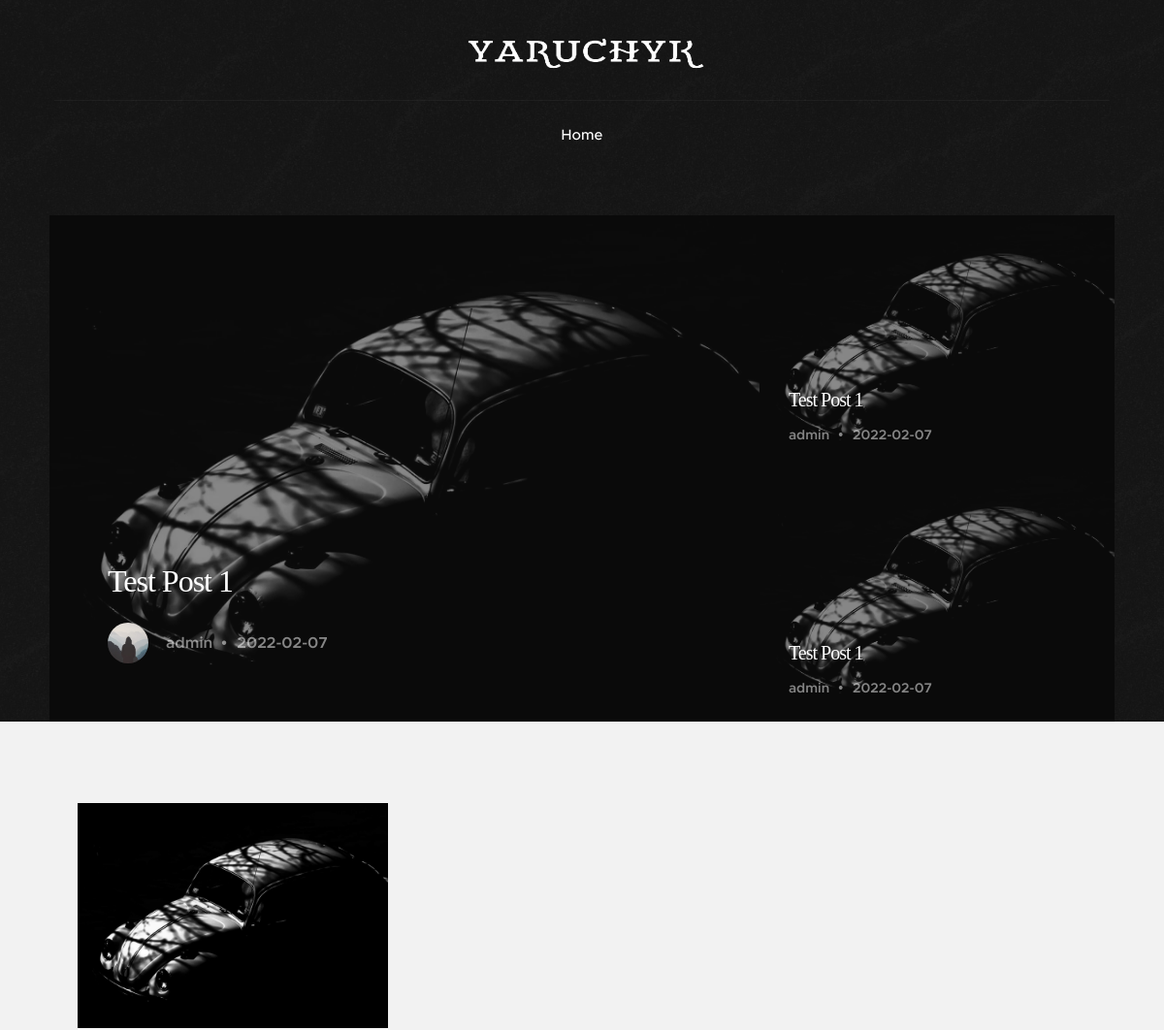
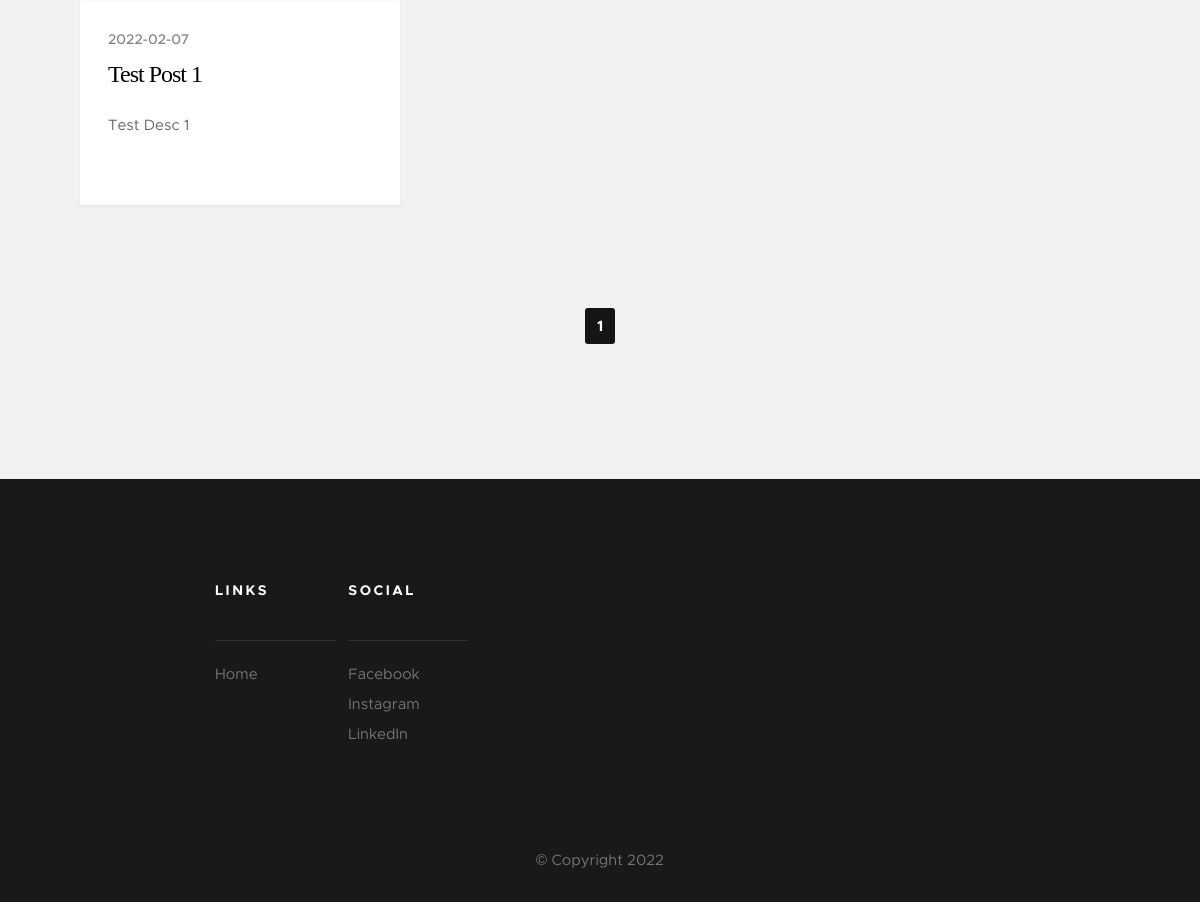
The page /home on the database its author committed (2 pictures, top to bottom).
### flaskblog/models.py (models this page shows, shortened)
class Post(db.Model):
    id = db.Column(db.Integer, primary_key=True)
    title = db.Column(db.String(100), nullable=False)
    date_posted = db.Column(db.DateTime, nullable=False, default=datetime.utcnow)
    description = db.Column(db.Text, nullable=False)
    content = db.Column(db.Text, nullable=False)
    image_file = db.Column(db.String(20), nullable=False, default='default.jpg')
    user_id = db.Column(db.Integer, db.ForeignKey('user.id'), nullable=False)

class User(db.Model, UserMixin):
    id = db.Column(db.Integer, primary_key=True)
    username = db.Column(db.String(20), unique=True, nullable=False)
    email = db.Column(db.String(120), unique=True, nullable=False)
    image_file = db.Column(db.String(20), nullable=False, default='default.jpg')
    password = db.Column(db.String(60), nullable=False)
    posts = db.relationship('Post', backref='author', lazy=True)

### flaskblog/main/routes.py (the view)
@main.route("/")
@main.route("/home")
def home():
    page = request.args.get('page', 1, type=int)
    posts = Post.query.order_by(Post.date_posted.desc()).paginate(page=page, per_page=20)
    if not posts.items:
        return render_template('errors/create_admin.html')
    return render_template('home.html', posts=posts, home_page=True)

### flaskblog/templates/home.html (shortened to what this page needs)
{% extends "layout.html" %}
    {% block home_baners%}
        {%if posts.page == 1%}
            <div class="pageheader-content row">
            <div class="col-full">
                <div class="featured">
                    {%set count = namespace(value=0) %}
                    {%set list_len = posts.items|length-1 %}
                    {%for i in range(2)%}
                        {%if i == 0%}
                            {%set size = 'big'%}
                            {%set loop_number = 1%}
                        {%else%}
                            {%set size = 'small'%}
                            {%set loop_number = 2%}
                        {%endif%}
                            <div class="featured__column featured__column--{{size}}">
                                {%for j in range(loop_number)%}
                                    {%set k = count.value%}
                                    <div class="entry" style="background-image:url({{ url_for('static', filename='post_pics/' + posts.items[k].image_file)}});">
                                        <div class="entry__content">
                                            <h1><a href="{{ url_for('posts.post', post_id=posts.items[k].id) }}" title="">{{posts.items[k].title}}</a></h1>
                                            <div class="entry__info">
                                                <a href="#0" class="entry__profile-pic">
                                                    <img class="avatar" src="{{ url_for('static', filename='profile_pics/' + posts.items[k].author.image_file)}}" alt="">
                                                </a>
                                                <ul class="entry__meta">
                                                    <li><a href="#0">{{posts.items[k].author.username}}</a></li>
                                                    <li>{{ posts.items[k].date_posted.strftime('%Y-%m-%d') }}</li>
                                                </ul>
                                            </div>
                                        </div>
                                    </div>
                                    {%if count.value < list_len %}
                                      {% set count.value = count.value + 1 %}
                                    {% endif %}
                                {%endfor%}
                            </div>
                    {%endfor%}
                </div>
            </div>
            </div>
        {%endif%}
{% endblock home_baners%}
    {% block content %}
        <section class="s-content">
            <div class="row masonry-wrap">
                <div class="masonry">
                        {% for post in posts.items %}
                            <article class="masonry__brick entry format-standard" data-aos="fade-up">
                                <div class="entry__thumb">
                                    <a href="{{ url_for('posts.post', post_id=post.id) }}" class="entry__thumb-link">
                                        <img src="{{ url_for('static', filename='post_pics/' + post.image_file) }}"
                                                srcset="{{ url_for('static', filename='post_pics/' + post.image_file)}}
                                                 1x, {{ url_for('static', filename='post_pics/' + post.image_file)}} 2x" alt="">
                                    </a>
                                </div>
                                <div class="entry__text">
                                    <div class="entry__header">
                                        <div class="entry__date">
                                            <a>{{ post.date_posted.strftime('%Y-%m-%d') }}</a>
                                        </div>
                                        <h1 class="entry__title"><a href="{{ url_for('posts.post', post_id=post.id) }}">{{ post.title }}</a></h1>
                                    </div>
                                    <div class="entry__excerpt">
                                        <p>
                                            {{ post.description }}
                                        </p>
                                    </div>
                                </div>
                            </article>
                        {% endfor %}
                </div>
            </div>
            <div class="row">
                <div class="col-full">
                    <nav class="pgn">
                        <ul>
                            {% for page_num in posts.iter_pages() %}
                              {% if page_num %}
                                {% if posts.page == page_num %}
                                    <li><span class="pgn__num current">{{ page_num }}</span></li>
                                {% else %}
                                    <li><a class="pgn__num" href="{{ url_for('main.home', page=page_num) }}">{{ page_num }}</a></li>
                                {% endif %}
                              {% else %}
                                ...
                              {% endif %}
                            {% endfor %}
                        </ul>
                    </nav>
                </div>
            </div>
        </section>
    {% endblock content %}

### flaskblog/static/css/base.css (style rules this page uses)
html { font-family: sans-serif; line-height: 1.15; -ms-text-size-adjust: 100%; -webkit-text-size-adjust: 100%; }
body { margin: 0; }
article, aside, footer, header, nav, section { display: block; }
h1 { font-size: 2em; margin: 0.67em 0; }
a { background-color: transparent; -webkit-text-decoration-skip: objects; }
img { border-style: none; }
html { font-size: 62.5%; box-sizing: border-box; }
*, *::before, *::after { box-sizing: inherit; }
body { font-weight: normal; line-height: 1; word-wrap: break-word; text-rendering: optimizeLegibility; -webkit-overflow-scrolling: touch; -webkit-text-size-adjust: none; }
body, input, button { -moz-osx-font-smoothing: grayscale; -webkit-font-smoothing: antialiased; }
img, video { max-width: 100%; height: auto; }
div, dl, dt, dd, ul, ol, li, h1, h2, h3, h4, h5, h6, pre, form, p, blockquote, th, td { margin: 0; padding: 0; }
h1, h2, h3, h4, h5, h6 { -webkit-font-smoothing: auto; -webkit-font-smoothing: antialiased; -webkit-font-variant-ligatures: common-ligatures; -moz-font-variant-ligatures: common-ligatures; font-variant-ligatures: common-ligatures; text-rendering: optimizeLegibility; }
ol, ul { list-style: none; }
li { display: block; }
a { text-decoration: none; line-height: inherit; }
a img { border: none; }
.row { width: 94%; max-width: 1200px; margin: 0 auto; }
.row:after { content: ""; display: table; clear: both; }
[class*="col-"] { float: left; padding: 0 20px; }
.col-twelve, .col-full { width: 100%; }
@media only screen and (max-width: 1200px) { [class*="col-"] { padding: 0 15px; } }

### rows shown on the page
Post: image_file (picture), title "Test Post 1" "Test Post 1" "Test Post 1", date_posted "2022-02-07" "2022-02-07" "2022-02-07", date_posted "2022-02-07", title "Test Post 1", description "Test Desc 1"
User: image_file (placeholder picture), username "admin" "admin" "admin"

### other values the page prints
{{ page_num }} "1"
